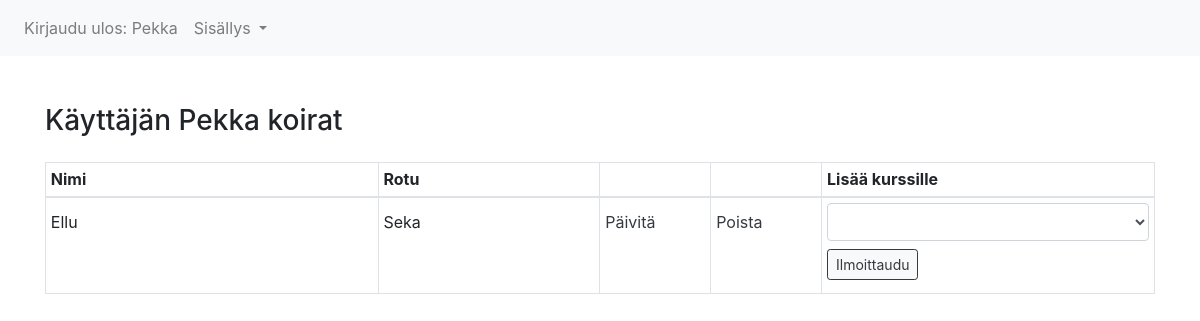
The page /dogs (signed in) on the database as committed earlier.
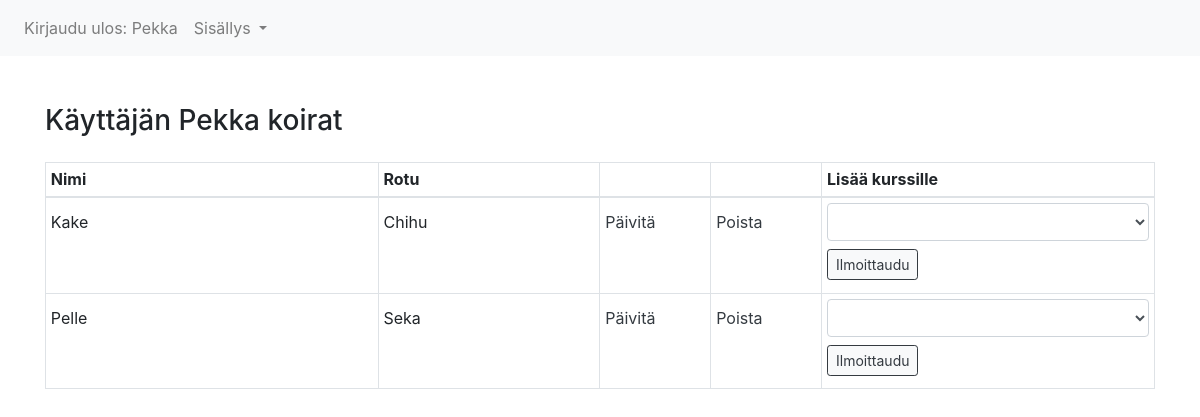
The same page on the database as committed later.
### application/dogs/models.py (models this page shows, shortened)
class Dog(Base):
    __tablename__ = "dog"
    race = db.Column(db.String(200), nullable=False)
    account_id = db.Column(db.Integer, db.ForeignKey('account.id'),
                           nullable=False)
    enrolment = db.relationship("Enrolment", backref='dog', lazy=True)
    @staticmethod
    def find_dogs_of_user(user_id):
        stmt = text("SELECT Dog.id, Dog.name, Dog.race FROM Dog"
                     " WHERE Dog.account_id  =  :user_id").params(user_id=user_id)
        res = db.engine.execute(stmt)
        response = []
        for row in res:
            response.append({"id":row[0], "name":row[1], "race":row[2]})
        return response

### application/dogs/views.py (the view)
@app.route("/dogs", methods=["GET"])
@login_required
def dogs_index():
    user_id = current_user.id
    form = CoursesForm()
    return render_template("dogs/list.html", dogs=Dog.find_dogs_of_user(user_id), user = User.query.get_or_404(user_id), form = form)

### application/courses/forms.py
class CoursesForm(FlaskForm):
    course = QuerySelectField('Course', [validators.InputRequired(u'Valitse kurssi')],
                                query_factory=get_courses, get_label='name', allow_blank=True)
    class Meta:
        csrf = False

### application/__init__.py (called while the page is built)
@login_manager.user_loader
def load_user(user_id):
    return User.query.get(user_id)

### application/courses/forms.py (called while the page is built)
def get_courses():
    return Course.query

### application/templates/dogs/list.html (shortened to what this page needs)
{% extends "layout.html" %}
{% block body %}
    <div class="row justify-content-md-center mt-5">
        <div class="col-12 ">
            <h3 class="mb-4">Käyttäjän {{user.name}} koirat</h3>
            <table class="table table-sm table-bordered table-hover">
                <thead>
                    <tr>
                    <th scope="col" style="width: 30%">Nimi</th>
                    <th scope="col" style="width: 20%">Rotu</th>
                    <th scope="col" style="width: 10%"></th>
                    <th scope="col" style="width: 10%"></th>
                    <th scope="col" style="width: 30%">Lisää kurssille</th>
                    </tr>
                </thead>
                {% for dog in dogs %}
                    <form method="POST" action="{{ url_for('new_enrolment') }}">
                        <tr>
                        <td style="vertical-align:baseline">{{ dog.name }} </td>
                        <td style="vertical-align:baseline">{{ dog.race }}</td>
                        <td style="vertical-align:baseline"><a href="/update/{{dog.id}}" class="text-dark">Päivitä</a></td>
                        <td style="vertical-align:baseline"><a href="/delete/{{dog.id}}" class="text-dark">Poista</a></td>
                        <td style="vertical-align:baseline">{{ form.course(class_='form-control') }} <input type="submit" class="btn btn-light btn-sm mt-2 mb-2 btn-outline-dark" value="Ilmoittaudu"/></td>
                        </tr>
                    </form>
                {% endfor %}
            </table>
        </div>
    </div>
{% endblock %}

Rows that differ between the two databases and show on the page:
removed Dog: name "Ellu", race "Seka"
now on this page (row edited): Dog: name "Kake", race "Chihu"
added Dog: name "Pelle", race "Seka"
